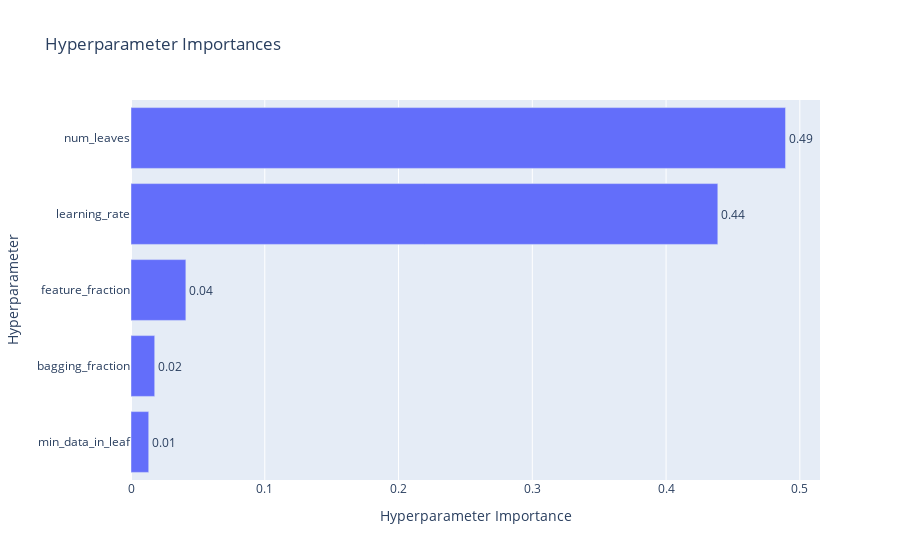

Notebook source saved alongside this figure:
### Code cell
plot_param_importances(study)

### Figure 1 — Plotly figure (JSON) as saved in the notebook; plotly's stock layout.template omitted (floating-point values rounded to 4 significant figures)
{"data": [{"cliponaxis": false, "hovertemplate": ["min_data_in_leaf (IntDistribution): 0.013255844695811866<extra></extra>", "bagging_fraction (FloatDistribution): 0.017734370555868465<extra></extra>", "feature_fraction (FloatDistribution): 0.04101120963510124<extra></extra>", "learning_rate (FloatDistribution): 0.43868487852159643<extra></extra>", "num_leaves (IntDistribution): 0.48931369659162205<extra></extra>"], "name": "Objective Value", "orientation": "h", "text": ["0.01", "0.02", "0.04", "0.44", "0.49"], "textposition": "outside", "type": "bar", "x": [0.01326, 0.01773, 0.04101, 0.4387, 0.4893], "y": ["min_data_in_leaf", "bagging_fraction", "feature_fraction", "learning_rate", "num_leaves"]}], "layout": {"title": {"text": "Hyperparameter Importances"}, "xaxis": {"title": {"text": "Hyperparameter Importance"}}, "yaxis": {"title": {"text": "Hyperparameter"}}}}
